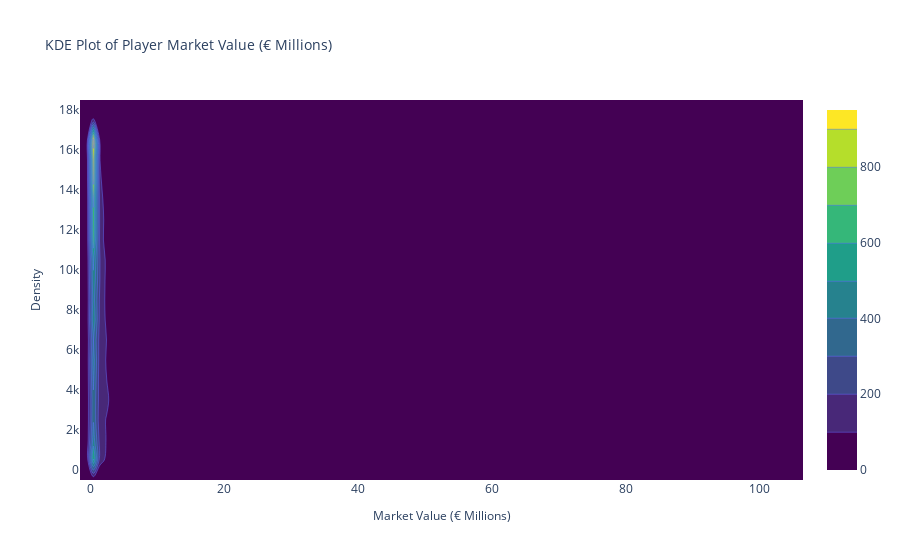

Here is the notebook cell this chart was saved with:
### Markdown cell above
## 📉 KDE Plot of Player Market Value (€ Millions)

This kernel density estimate (KDE) plot provides a smoothed visualization of the distribution of player market values in millions of euros. Unlike the histogram, the KDE plot represents the probability density function of the market values, helping to better visualize the underlying distribution without the noise of individual bins.

### Key Features:
- **X-axis**: Represents the market value of players in millions of euros.
- **Y-axis**: Represents the density of players at each market value, showing where most players are concentrated.
- The shaded area highlights the overall distribution of market values, with peaks indicating areas where player values are most common.

## Inferences from the KDE Plot:

- **Skewed Distribution**: The plot clearly shows a right-skewed distribution, with the highest density concentrated on the left (lower market values) and a gradual decline as market values increase. This suggests that most players have lower market values, while only a few have exceptionally high values.
  
- **Main Peak**: The peak towards the lower end of the graph indicates that most players are valued in the lower ranges, likely reflecting the broader pool of players with modest market values.
  
- **Long Tail**: The tail on the right side of the plot suggests the presence of a small but significant number of high-value players. These players, likely representing top-tier talent, stretch the distribution to the higher end, though they are less common.
  
- **Smooth Representation**: The KDE plot provides a smoother, more continuous view of the distribution, allowing us to see trends in the data more clearly than in a histogram. This is especially useful for understanding the density of market values over a continuous range.
  
In summary, the KDE plot reinforces the idea that while most players have relatively low market values, there is a noticeable concentration of high-value players that represent the outliers in the dataset.

### Code cell
fig = px.density_contour(fifa_data, x='Value_Millions', title='KDE Plot of Player Market Value (€ Millions)')
fig.update_traces(contours_coloring="fill", colorscale="Viridis")
fig.update_layout(
    xaxis_title='Market Value (€ Millions)',
    yaxis_title='Density',
    title_font_size=14,
    xaxis_title_font_size=12,
    yaxis_title_font_size=12
)
fig.show()

### Figure 1 — Plotly figure (JSON) as saved in the notebook; plotly's stock layout.template omitted (floating-point values rounded to 4 significant figures; data arrays with more than 128 entries replaced by an {"elided": "..."} marker saying what was removed)
{"data": [{"colorscale": [[0, "#440154"], [0.1111, "#482878"], [0.2222, "#3e4989"], [0.3333, "#31688e"], [0.4444, "#26828e"], [0.5556, "#1f9e89"], [0.6667, "#35b779"], [0.7778, "#6ece58"], [0.8889, "#b5de2b"], [1, "#fde725"]], "contours": {"coloring": "fill"}, "hovertemplate": "Value_Millions=%{x}<br>index=%{y}<br>count=%{z}<extra></extra>", "legendgroup": "", "line": {"color": "#636efa"}, "name": "", "showlegend": false, "type": "histogram2dcontour", "x": {"elided": "17125 float values"}, "xaxis": "x", "xbingroup": "x", "y": {"elided": "17125 int values"}, "yaxis": "y", "ybingroup": "y"}], "layout": {"legend": {"tracegroupgap": 0}, "title": {"font": {"size": 14}, "text": "KDE Plot of Player Market Value (€ Millions)"}, "xaxis": {"anchor": "y", "domain": [0, 1], "title": {"font": {"size": 12}, "text": "Market Value (€ Millions)"}}, "yaxis": {"anchor": "x", "domain": [0, 1], "title": {"font": {"size": 12}, "text": "Density"}}}}
